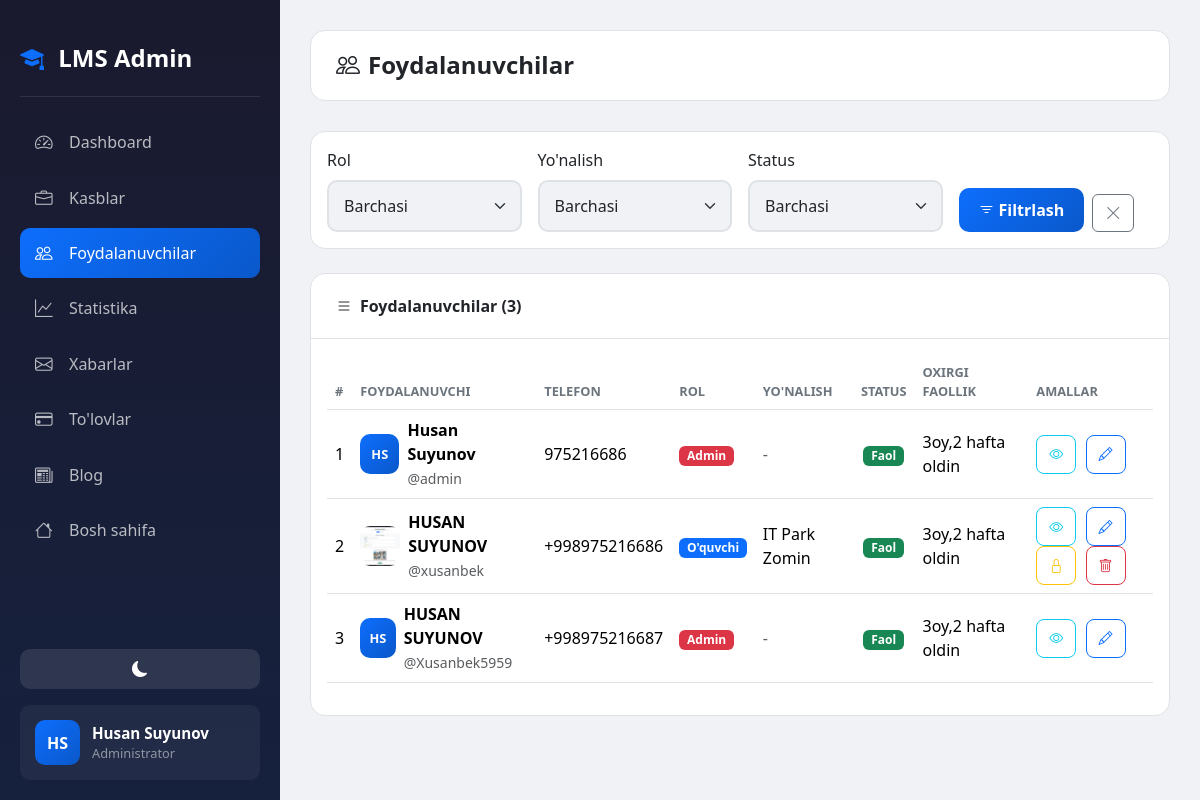
The page /dashboard/users/ (signed in) on the database as committed earlier.
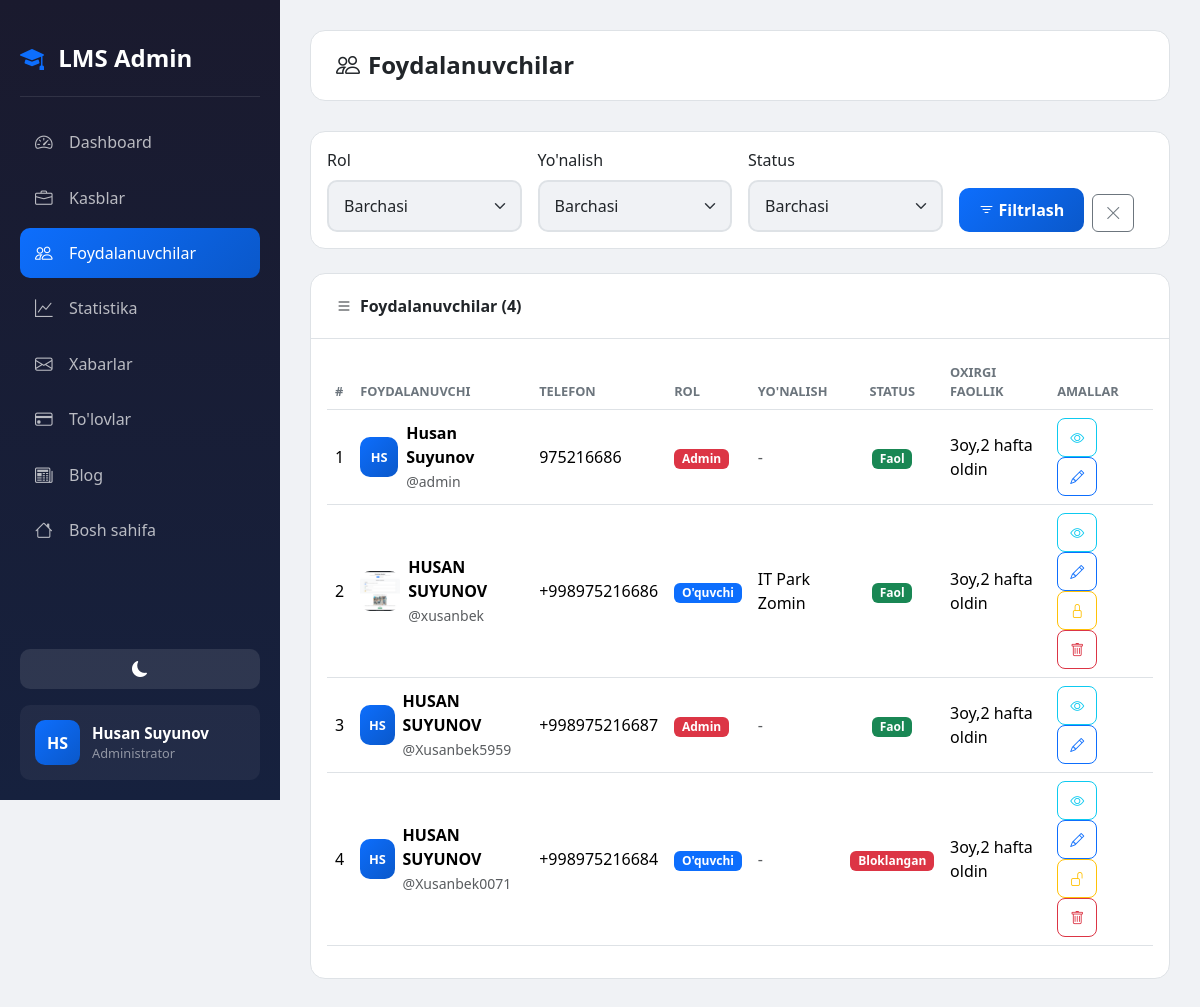
The same page on the database as committed later.
### accounts/models.py (models this page shows, shortened)
class CustomUser(AbstractUser):
    ROLE_CHOICES = (
        ('admin', 'Admin'),
        ('teacher', 'O\'qituvchi'),
        ('student', 'O\'quvchi'),
    )
    first_name = models.CharField(max_length=100, verbose_name="Ism")
    last_name = models.CharField(max_length=100, verbose_name="Familiya")
    phone = models.CharField(max_length=20, unique=True, verbose_name="Telefon raqam")
    role = models.CharField(max_length=20, choices=ROLE_CHOICES, default='student', verbose_name="Rol")
    photo = models.ImageField(upload_to='profiles/', blank=True, null=True, verbose_name="Profil rasmi")
    profession = models.ForeignKey(Profession, on_delete=models.SET_NULL, null=True, blank=True, related_name='students', verbose_name="Yo'nalish")
    is_blocked = models.BooleanField(default=False, verbose_name="Bloklangan")
    last_activity = models.DateTimeField(null=True, blank=True, verbose_name="Oxirgi faollik")
    bio = models.TextField(blank=True, null=True, verbose_name="O'zi haqida")
    coins = models.IntegerField(default=0, verbose_name="Coinlar")
    total_online_time = models.IntegerField(default=0, verbose_name="Jami online vaqt (daqiqa)")
    address = models.CharField(max_length=300, blank=True, null=True, verbose_name="Yashash manzili")
    birth_date = models.DateField(null=True, blank=True, verbose_name="Tug'ilgan kuni")
    id_card = models.FileField(upload_to='documents/id_cards/', blank=True, null=True, verbose_name="ID karta/Pasport")
    birth_certificate = models.FileField(upload_to='documents/birth_certificates/', blank=True, null=True, verbose_name="Tug'ilganlik haqida guvohnoma")
    @property
    def is_admin(self):
        return self.role == 'admin'
    @property
    def is_online(self):
        if self.last_activity:
            now = timezone.now()
            diff = now - self.last_activity
            return diff.total_seconds() < 300
        return False
    @property
    def full_name(self):
        return f"{self.first_name} {self.last_name}"
    def get_initials(self):
        first = self.first_name[0] if self.first_name else ''
        last = self.last_name[0] if self.last_name else ''
        return f"{first}{last}".upper()
    class Meta:
        verbose_name = "Foydalanuvchi"
        verbose_name_plural = "Foydalanuvchilar"

class Profession(models.Model):
    name = models.CharField(max_length=200, verbose_name="Kasb nomi")
    photo = models.ImageField(upload_to='professions/', verbose_name="Rasm")
    description = models.TextField(verbose_name="Kasb haqida")
    created_at = models.DateTimeField(auto_now_add=True)
    class Meta:
        verbose_name = "Kasb"
        verbose_name_plural = "Kasblar"
        ordering = ['-created_at']

### accounts/views.py (the view)
# urls.py: path('dashboard/users/', views.admin_users, name='admin_users'),
@login_required
def admin_users(request):
    if not request.user.is_admin:
        return redirect('home')
    role_filter = request.GET.get('role', '')
    profession_filter = request.GET.get('profession', '')
    status_filter = request.GET.get('status', '')
    users = CustomUser.objects.all()
    if role_filter:
        users = users.filter(role=role_filter)
    if profession_filter:
        users = users.filter(profession_id=profession_filter)
    if status_filter == 'blocked':
        users = users.filter(is_blocked=True)
    elif status_filter == 'active':
        users = users.filter(is_blocked=False)
    professions = Profession.objects.all()
    return render(request, 'accounts/admin/users.html', {
        'users': users,
        'professions': professions,
        'role_filter': role_filter,
        'profession_filter': profession_filter,
        'status_filter': status_filter,
    })

### accounts/management/commands/check_birthdays.py (called while the page is built, shortened)
    def handle(self, *args, **kwargs):
        today = timezone.now().date()
        users = CustomUser.objects.filter(birth_date__day=today.day, birth_date__month=today.month)
        if not users.exists():
            self.stdout.write(self.style.SUCCESS('No birthdays today.'))
            return

### accounts/templates/accounts/admin/users.html (shortened to what the changed rows need)
{% extends 'accounts/admin/base_admin.html' %}
{% block admin_content %}
<div class="top-bar">
    <h1 class="page-title"><i class="bi bi-people me-2"></i>Foydalanuvchilar</h1>
</div>
<div class="card">
    <div class="card-header">
        <i class="bi bi-list me-2"></i>Foydalanuvchilar ({{ users.count }})
    </div>
    <div class="card-body">
        {% if users %}
        <div class="table-responsive">
            <table class="table">
                <thead>
                    <tr>
                        <th>#</th>
                        <th>Foydalanuvchi</th>
                        <th>Telefon</th>
                        <th>Rol</th>
                        <th>Yo'nalish</th>
                        <th class="text-center">Status</th>
                        <th>Oxirgi faollik</th>
                        <th>Amallar</th>
                    </tr>
                </thead>
                <tbody>
                    {% for u in users %}
                    <tr>
                        <td>{{ forloop.counter }}</td>
                        <td>
                            <div class="d-flex align-items-center">
                                {% if u.photo %}
                                    <img src="{{ u.photo.url }}" class="user-avatar-sm me-2">
                                {% else %}
                                    <div class="user-avatar-placeholder me-2">{{ u.get_initials }}</div>
                                {% endif %}
                                <div>
                                    <strong>{{ u.full_name }}</strong>
                                    <br><small class="text-muted">@{{ u.username }}</small>
                                </div>
                            </div>
                        </td>
                        <td>{{ u.phone }}</td>
                        <td>
                            <span class="badge
                                {% if u.role == 'admin' %}bg-danger
                                {% elif u.role == 'teacher' %}bg-success
                                {% else %}bg-primary{% endif %}">
                                {% if u.role == 'admin' %}Admin{% elif u.role == 'teacher' %}O'qituvchi{% else %}O'quvchi{% endif %}
                            </span>
                        </td>
                        <td>
                            {% if u.profession %}{{ u.profession.name }}{% else %}<span class="text-muted">-</span>{% endif %}
                        </td>
                        <td class="text-center">
                            {% if u.is_blocked %}
                                <span class="badge bg-danger">Bloklangan</span>
                            {% else %}
                                <span class="badge bg-success">Faol</span>
                            {% endif %}
                        </td>
                        <td>
                            {% if u.last_activity %}
                                {{ u.last_activity|timesince }} oldin
                            {% else %}
                                <span class="text-muted">-</span>
                            {% endif %}
                        </td>
                        <td class="action-btns">
                            <a href="{% url 'admin_user_view' u.pk %}" class="btn btn-sm btn-outline-info" title="Ko'rish">
                                <i class="bi bi-eye"></i>
                            </a>
                            <a href="{% url 'admin_user_edit' u.pk %}" class="btn btn-sm btn-outline-primary" title="Tahrirlash">
                                <i class="bi bi-pencil"></i>
                            </a>
                            {% if not u.is_admin %}
                            <a href="{% url 'admin_user_block' u.pk %}" class="btn btn-sm btn-outline-warning" title="{% if u.is_blocked %}Blokdan chiqarish{% else %}Bloklash{% endif %}">
                                <i class="bi bi-{% if u.is_blocked %}unlock{% else %}lock{% endif %}"></i>
                            </a>
                            <a href="{% url 'admin_user_delete' u.pk %}" class="btn btn-sm btn-outline-danger" title="O'chirish">
                                <i class="bi bi-trash"></i>
                            </a>
                            {% endif %}
                        </td>
                    </tr>
                    {% endfor %}
                </tbody>
            </table>
        </div>
        {% else %}
        <div class="text-center py-5">
            <i class="bi bi-people text-muted" style="font-size: 4rem;"></i>
            <h4 class="mt-3">Foydalanuvchilar topilmadi</h4>
        </div>
        {% endif %}
    </div>
</div>
{% endblock %}

### accounts/templates/accounts/admin/base_admin.html (shortened to what this page needs)
<!DOCTYPE html>
<html lang="uz" data-bs-theme="light">
<head>
    <link href="https://cdn.jsdelivr.net/npm/bootstrap@5.3.2/dist/css/bootstrap.min.css" rel="stylesheet">
    <link href="https://cdn.jsdelivr.net/npm/bootstrap-icons@1.11.1/font/bootstrap-icons.css" rel="stylesheet">
</head>
<body>
    <div class="sidebar">
        <div class="sidebar-brand">
            <i class="bi bi-mortarboard-fill me-2"></i>
            <span>LMS Admin</span>
        </div>
        <nav class="sidebar-nav">
            <a href="{% url 'admin_dashboard' %}" class="nav-link {% if request.resolver_match.url_name == 'admin_dashboard' %}active{% endif %}">
                <i class="bi bi-speedometer2"></i>
                <span>Dashboard</span>
            </a>
            <a href="{% url 'admin_professions' %}" class="nav-link {% if 'profession' in request.resolver_match.url_name %}active{% endif %}">
                <i class="bi bi-briefcase"></i>
                <span>Kasblar</span>
            </a>
            <a href="{% url 'admin_users' %}" class="nav-link {% if 'user' in request.resolver_match.url_name %}active{% endif %}">
                <i class="bi bi-people"></i>
                <span>Foydalanuvchilar</span>
            </a>
            <a href="{% url 'admin_statistics' %}" class="nav-link {% if request.resolver_match.url_name == 'admin_statistics' %}active{% endif %}">
                <i class="bi bi-graph-up"></i>
                <span>Statistika</span>
            </a>
            <a href="{% url 'admin_messages' %}" class="nav-link {% if 'message' in request.resolver_match.url_name %}active{% endif %}">
                <i class="bi bi-envelope"></i>
                <span>Xabarlar</span>
            </a>
            <a href="{% url 'admin_payments' %}" class="nav-link {% if 'payment' in request.resolver_match.url_name %}active{% endif %}">
                <i class="bi bi-credit-card"></i>
                <span>To'lovlar</span>
            </a>
            <a href="{% url 'blog:admin_posts' %}" class="nav-link {% if 'blog' in request.path %}active{% endif %}">
                <i class="bi bi-newspaper"></i>
                <span>Blog</span>
            </a>
            <a href="{% url 'home' %}" class="nav-link">
                <i class="bi bi-house"></i>
                <span>Bosh sahifa</span>
            </a>
        </nav>
        <div class="sidebar-footer">
            <button class="theme-toggle-admin w-100 mb-3" id="themeToggle">
                <i class="bi bi-moon-fill" id="themeIcon"></i>
            </button>
            <div class="user-info">
                <div class="user-avatar">
                    {{ user.first_name.0 }}{{ user.last_name.0 }}
                </div>
                <div>
                    <div class="user-name">{{ user.first_name }} {{ user.last_name }}</div>
                    <div class="user-role">Administrator</div>
                </div>
            </div>
        </div>
    </div>
    <div class="main-content">
        {% block admin_content %}{% endblock %}
    </div>
</body>
</html>

Rows that differ between the two databases and show on the page:
added CustomUser: get_initials "HS", full_name "HUSAN SUYUNOV", username "Xusanbek0071", phone "+998975216684", role "O'quvchi", is_blocked "Bloklangan", last_activity "3oy,2 hafta"
Other text that changed with them:
{{ users.count }}: "3" → "4"
